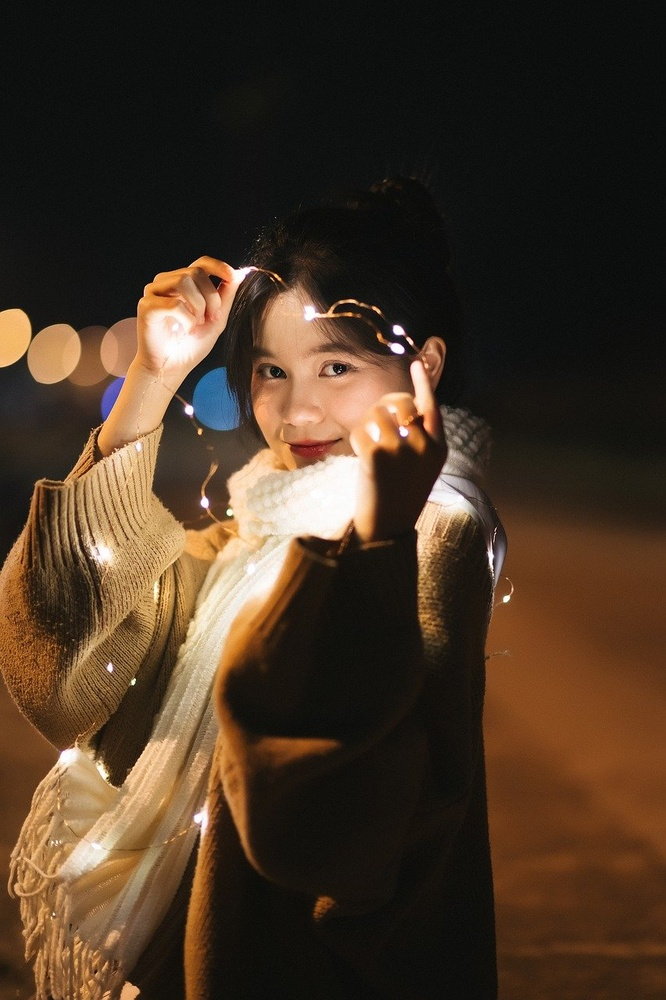
#> input picture Cartoonifying an image/woman-8509281_1280.jpg, 666 x 1000 px, shrunk from 852 x 1280 before the run, found by its file name
$ jupyter execute cartoonify.ipynb
#> lines starting #> are read from the running program, lines starting #| are printed output that depends on the picture; after the words box and inside, x2 and y2 are one past the last pixel; in counts of white or black regions, pixels touching at a corner belong together
[cell 1]
import numpy as np
import cv2
import matplotlib.pyplot as plt

Load an Image

[cell 2]
def read_file(filename):
  img=cv2.imread(filename)
#> img is the input picture: shape (1000, 666, 3); mean B, G, R 37.5, 53.9, 72
  img=cv2.cvtColor(img, cv2.COLOR_BGR2RGB)
  plt.imshow(img)
  plt.show()
  return img

[cell 3]
filename="C:\Cartoonifying an image\woman-8509281_1280.jpg"
img = read_file(filename)

org_img=np.copy(img)

Create Edge Mask

[cell 4]
def edge_mask(img,line_size,blur_value):
  """
  input:Input Image
  output:Edges of Image
  """
#> called with line_size = 9, blur_value = 7
  gray = cv2.cvtColor(img,cv2.COLOR_RGB2GRAY)
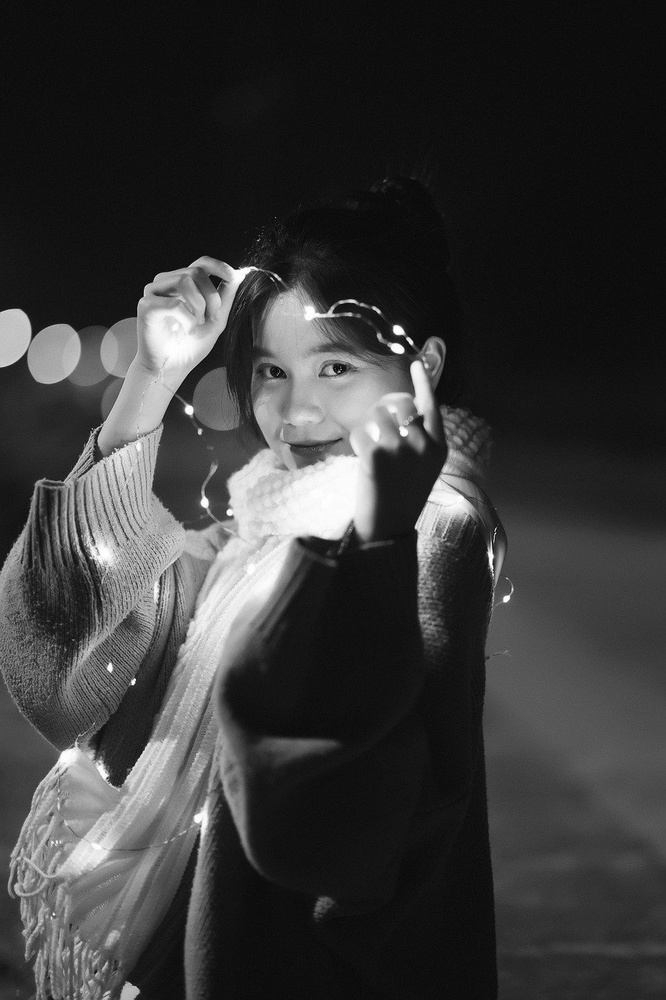
#> gray: shape (1000, 666); min 1, max 255, mean 57.4
  gray_blur = cv2.medianBlur(gray,blur_value)

  edges=cv2.adaptiveThreshold(gray_blur, 255, cv2.ADAPTIVE_THRESH_MEAN_C, cv2.THRESH_BINARY, line_size, blur_value)
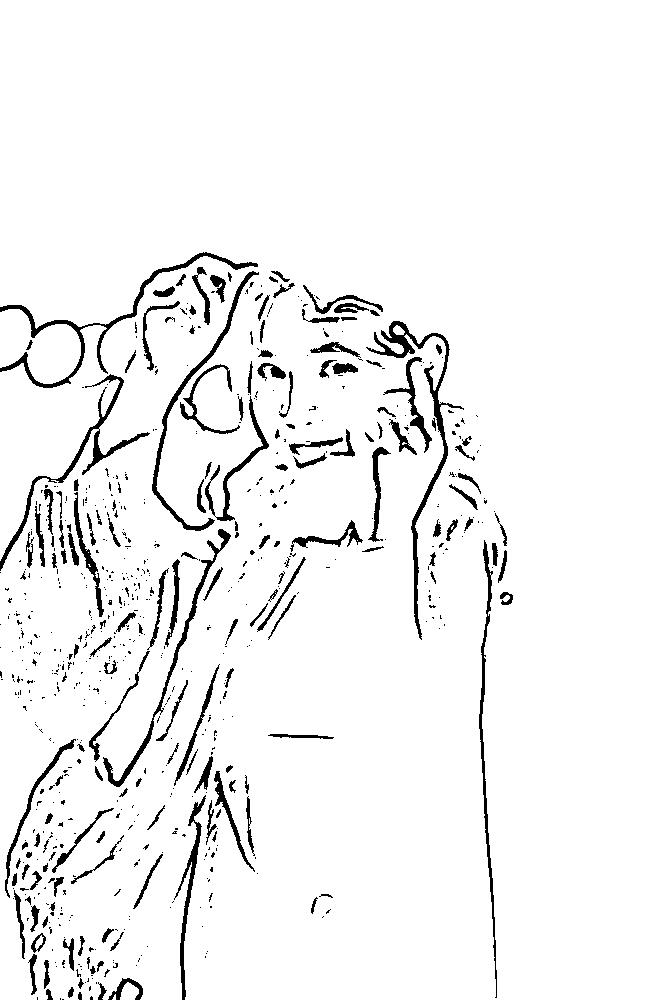
#> edges: shape (1000, 666); 95.1% white; 705 black regions (533 under 20 px), largest, box (x1, y1, x2, y2) and area: (366, 321, 464, 640) 2313, (0, 252, 258, 388) 2067, (0, 374, 150, 571) 1614

  return edges

[cell 5]
line_size, blur_value = 9,7
edges = edge_mask(img,line_size,blur_value)
plt.imshow(edges, cmap='gray')
plt.show()

Reduce the Color Palette

[cell 6]
def color_quantization(img, k):

  #Transform the image
#> called with k = 5
  data = np.float32(img).reshape((-1,3))

  #Determine Criteria
  criteria = (cv2.TERM_CRITERIA_EPS+ cv2.TERM_CRITERIA_MAX_ITER, 20, 0.001)

  #Implementing K-Means

  ret, label, center = cv2.kmeans(data, k, None, criteria, 10, cv2.KMEANS_RANDOM_CENTERS)
#> ret = 371936820; center = [[89.32, 52.6, 26.46], [243.5, 221.5, 198.8], [141.7, 94.4, 55.23], [209.4, 158.1, 107.5], [19.4, 18.11, 14.83]]
  center = np.uint8(center)
#> center = [[89, 52, 26], [243, 221, 198], [141, 94, 55], [209, 158, 107], [19, 18, 14]]

  result = center[label.flatten()]
  result = result.reshape(img.shape)
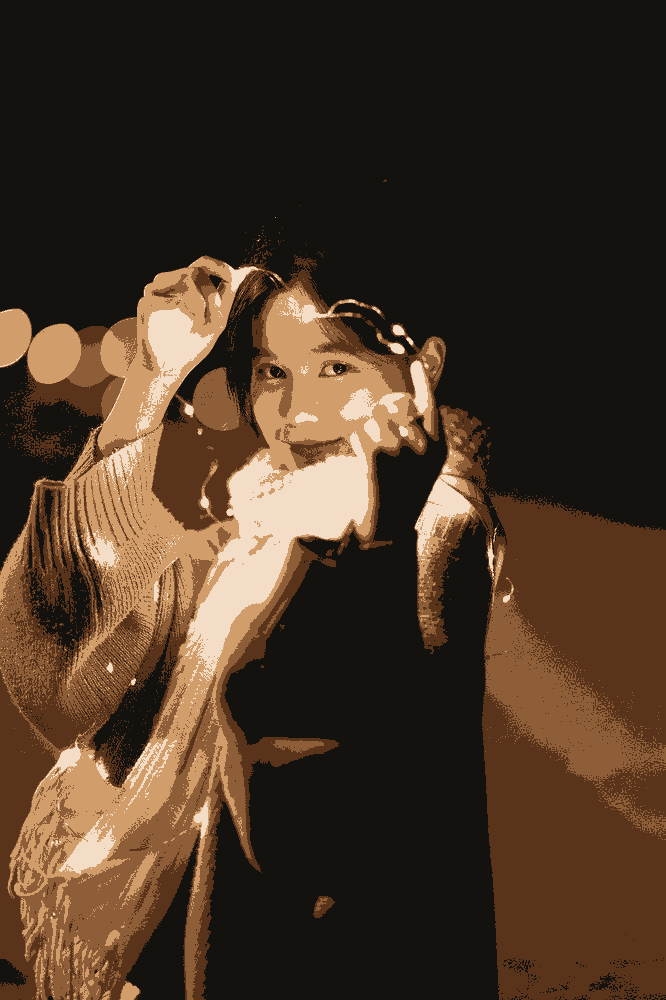
#> result: shape (1000, 666, 3); mean R, G, B 71.6, 53.7, 36.9

  return result

[cell 7]
img = color_quantization(img, k=5)

plt.imshow(img)
plt.show()

[cell 8]
#Reduce the noise
blurred = cv2.bilateralFilter(img, d=3, sigmaColor=200, sigmaSpace=200)
plt.imshow(blurred)
plt.show()

Combine Edge Mask with the quantized image

[cell 9]
def Cartoon():
  c= cv2.bitwise_and(blurred, blurred, mask = edges)
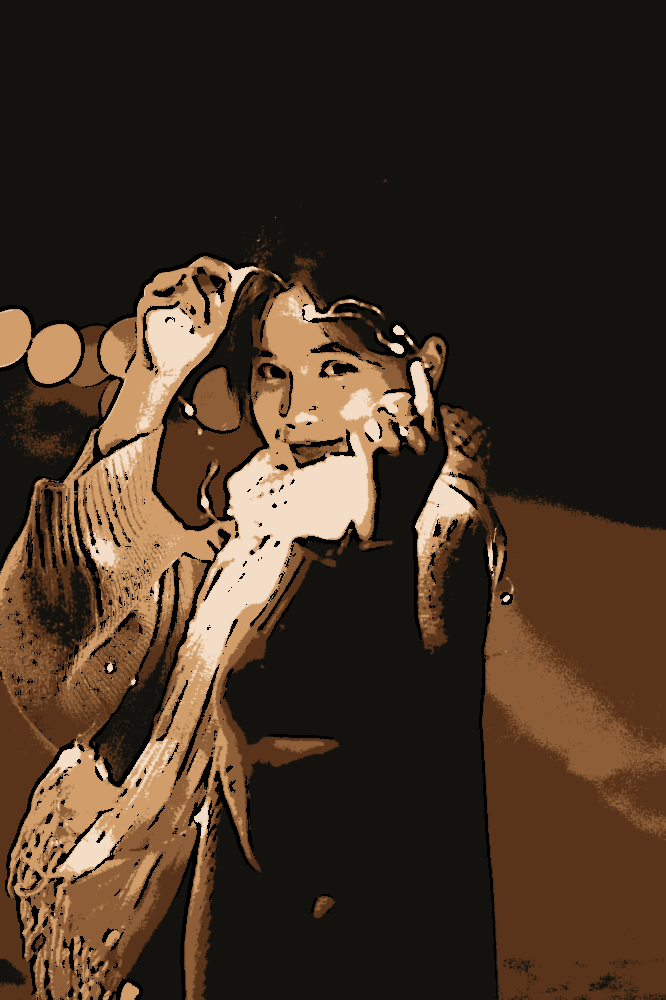
#> c: shape (1000, 666, 3); mean R, G, B 66.8, 50.4, 34.9
  plt.imshow(c)
  plt.title("Caartoonified image")
  plt.show()

  plt.imshow(org_img)
  plt.title("original image")
  plt.show()
